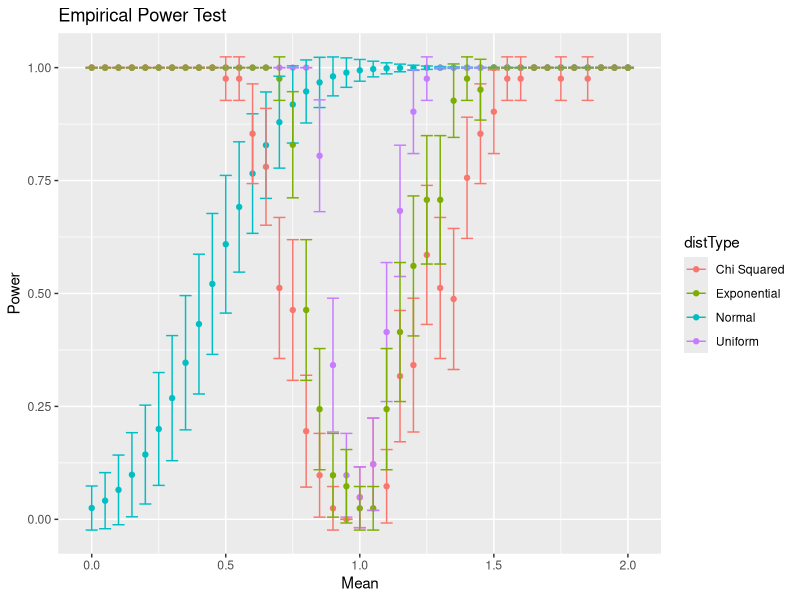

The R script that drew this image:
## ---- chunk 1
knitr::opts_chunk$set(echo = TRUE)
## ---- chunk 2
library(ggplot2)
## ---- chunk 3
#Part a: looking at a type I error
#all follow a similar algorithm as shown on page 193 in SCRR
n <- 100 #number of replicates
a <- 0.05 #significance level alpha
muA <- mean(rchisq(n, df = 1)) #mu0 in part a
muB <- mean(runif(n, 0, 2)) #mu0 in part b
muC <- mean(rexp(n, rate = 1)) #mu0 in part c
#become alternatives in the estimate power of a test (b).

m <- 1000 #number of replicates
pA <- numeric(m)
pB <- numeric(m)
pC <- numeric(m)

for(i in 1:m){
  xA <- rchisq(n, df = 1) #sample dist part a
  xB <- runif(n, 0, 2) #sample dist part b
  xC <- rexp(n, rate = 1) #sample dist part c
  
  ttestA <- t.test(xA, alternative = "two.sided",mu = muA)
  ttestB <- t.test(xB, alternative = "two.sided",mu = muB)
  ttestC <- t.test(xC, alternative = "two.sided",mu = muC)
  
  pA[i] <- ttestA$p.value
  pB[i] <- ttestB$p.value
  pC[i] <- ttestC$p.value
}

pHatA <- mean(pA <= a)
pHatB <- mean(pB <= a)
pHatC <- mean(pC <= a)

seHatA <- sqrt(pHatA * (1- pHatA)/m)
seHatB <- sqrt(pHatB * (1- pHatB)/m)
seHatC <- sqrt(pHatC * (1- pHatC)/m)
#Means:
cat("The means (of the p-values) are: ", c(pHatA, pHatB, pHatC), "\n")
#SE:
cat("The standard errors (of the p-values) are: ", c(seHatA, seHatB, seHatC))

#Part b: Estimating power of a test and outputting empirical power curves of the t-test from the three previous situations
#initial data array
mu1 <- c(seq(0,2,1/20))
MC <- length(mu1)
powA <- numeric(MC)
powB <- numeric(MC)
powC <- numeric(MC)
powNorm <- numeric(MC)

#select theta_1 from the parameter subspace
#muA, muB, and muC values
#set for loop
for(j in 1:MC){
  #Chi Squared Distribution
  pvalA <- replicate(MC, expr = {
    xA <- rchisq(n, df = 1) #sample dist part a
    ttestA <- t.test(xA, alternative = "two.sided",mu = mu1[j])
    ttestA$p.value
  })
  powA[j] <- mean(pvalA <= a)
  #Uniform Distribution
  pvalB <- replicate(MC, expr = {
    xB <- runif(n, 0, 2) #sample dist part b
    ttestB <- t.test(xB, alternative = "two.sided",mu = mu1[j])
    ttestB$p.value
  })
  powB[j] <- mean(pvalB <= a)
  #Exponential Distribution
  pvalC <- replicate(MC, expr = {
    xC <- rexp(n, rate = 1) #sample dist part c
    ttestC <- t.test(xC, alternative = "two.sided",mu = mu1[j])
    ttestC$p.value
  })
  powC[j] <- mean(pvalC <= a)
  #Normal Distribution using power.t.test function
  powerTest <- power.t.test(n = MC, delta = mu1[j],sig.level = a,alternative = "two.sided")
  powNorm[j] <- powerTest$power
  
}

#making of the data frame
mean <- c(mu1,mu1,mu1,mu1)
powerR <- c(powNorm, powA, powB, powC)
distType <- c(replicate(MC, "Normal"),replicate(MC, "Chi Squared"),replicate(MC, "Uniform"),replicate(MC, "Exponential"))

data <- data.frame(mean, powerR,distType)

ggplot(data = data, aes(x = mean, y = powerR, color = distType)) +
  geom_point() +
  labs(x = 'Mean', y = 'Power', title = 'Empirical Power Test') +
  geom_errorbar(data = data, mapping = aes(x = mean, ymin = powerR - 2*(sqrt(powerR * (1- powerR)/MC)), ymax = powerR + 2*(sqrt(powerR * (1- powerR)/MC))))

## ---- chunk 4
#part a estimate alpha using MCEM
n <- 10 # distribution size
m <- 100 #Monte Carlo sample size
l <- 2 #lambda is equal to 2
#z test with Monte Carlo
ztest <- replicate(m, expr = {
  x <- rpois(n, l) #samples
  ztest <- (mean(x)-2)/(sd(x)/sqrt(n))
})
#alpha estimate
aMC <- mean(ztest > 2.326)
cat("Alpha estimate using MC:", aMC)
## ---- chunk 5
n <- 100
m <- 1000
l <- 2
g <- function(x) (exp(-1.5*l)*((1.5*l)^-x))/factorial(x)
f <- function(x) (exp(-l)*(l^-x))/factorial(x)
phi <- function(x) ((mean(x)-2)/(sd(x)/sqrt(n)) > 2.326)
weight <- function(x) {phi(x) * f(x) / g(x)}
out <- numeric(m)

for(i in 1:m){
  x <- rpois(n,l)
  out <- weight(x)
}


